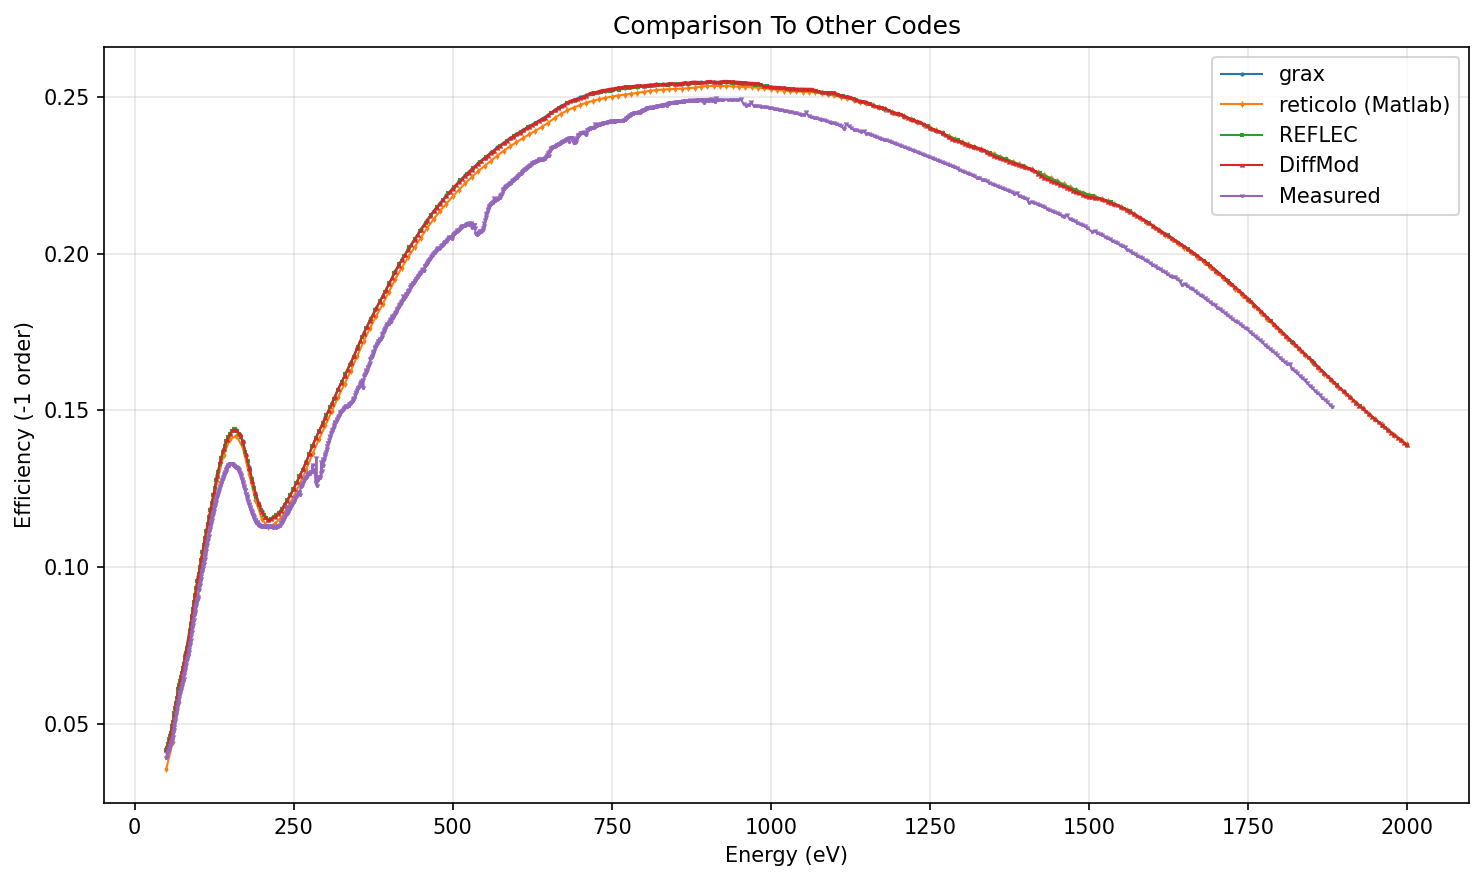

Recreate this plot in Python.
#!/usr/bin/env python3
"""Compare efficiency from grax, REFLEC, and DiffMod."""

from pathlib import Path

import pandas as pd
import matplotlib.pyplot as plt

base_path = Path(__file__).resolve().parent


# Load measured data.
# The measurement file contains "--" placeholders for missing values.
meas = pd.read_csv(
    base_path / "measurements" / "GR600-BEIChem_energy-Cff2.5.dat",
    sep=r"\s+",
    header=None,
    names=["energy", "eff"],
    na_values="--",
)
meas = meas.apply(pd.to_numeric, errors="coerce").dropna()
meas_energy = meas["energy"]
meas_eff = meas["eff"]

# Load grax results (current)
ret = pd.read_csv(base_path / "results" / "blazed_comparison_monochromator_orders_1_3.csv")
ret_m1 = ret[ret["order"] == -1].sort_values("energy_ev")
ret_energy = ret_m1["energy_ev"]
ret_eff = ret_m1["efficiency"]

# reticolo Matlab
ret_mat = pd.read_csv(base_path / "simulations" / "reticolo_matlab.csv")
ret_mat_energy = ret_mat['PhotonEnergy_eV']
ret_mat_eff = ret_mat['DiffractionEfficiency']

# Load REFLEC results (DAT file: energy efficiency)
reflec = pd.read_csv(
    base_path / "simulations" / "REFLEC.dat",
    sep=r'\s+',
    header=None,
    names=['energy', 'eff'],
)
reflec_energy = reflec['energy']
reflec_eff = reflec['eff']

# Load DiffMod results (DAT file: energy efficiency)
diffmod = pd.read_csv(
    base_path / "simulations" / "DiffractMod.dat",
    sep=r'\s+',
    header=None,
    names=['energy', 'eff'],
)
diffmod_energy = diffmod['energy']
diffmod_eff = diffmod['eff']

# Plot
plt.figure(figsize=(10, 6))
marker_size = 1
linewidth = 1
plt.plot(ret_energy, ret_eff, 'o-', label='grax', markersize=marker_size, linewidth=linewidth)
plt.plot(ret_mat_energy, ret_mat_eff, 'd-', label='reticolo (Matlab)', markersize=marker_size, linewidth=linewidth)
plt.plot(reflec_energy, reflec_eff, 's-', label='REFLEC', markersize=marker_size, linewidth=linewidth)
plt.plot(diffmod_energy, diffmod_eff, '^-', label='DiffMod', markersize=marker_size, linewidth=linewidth)
plt.plot(meas_energy, meas_eff, 'v-', label='Measured', markersize=marker_size, linewidth=linewidth)
plt.xlabel('Energy (eV)')
plt.ylabel('Efficiency (-1 order)')
plt.title('Comparison To Other Codes')
plt.legend()
plt.grid(True, alpha=0.3)
plt.tight_layout()

# Save plot
output_path = base_path / "comparison_blazed_monochromator_sweep.png"
plt.savefig(output_path, dpi=150, bbox_inches='tight')
print(f'Plot saved to: {output_path}')
